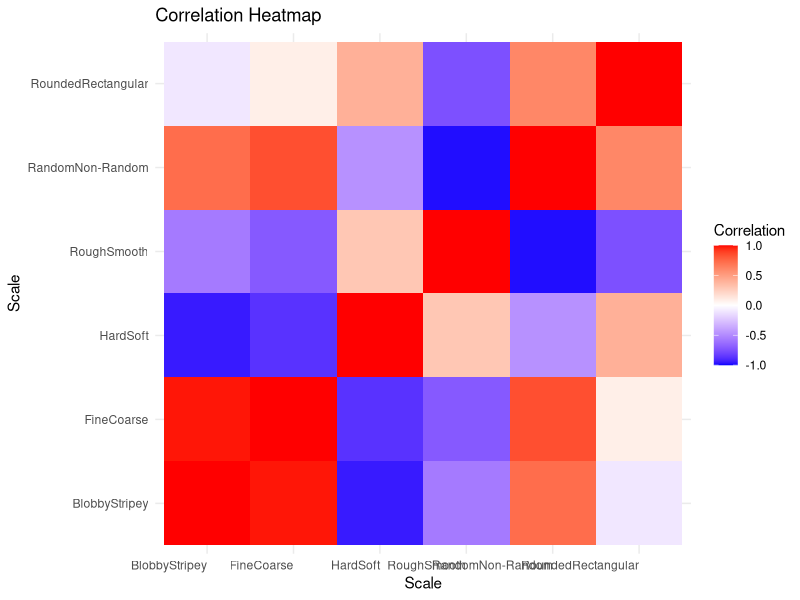
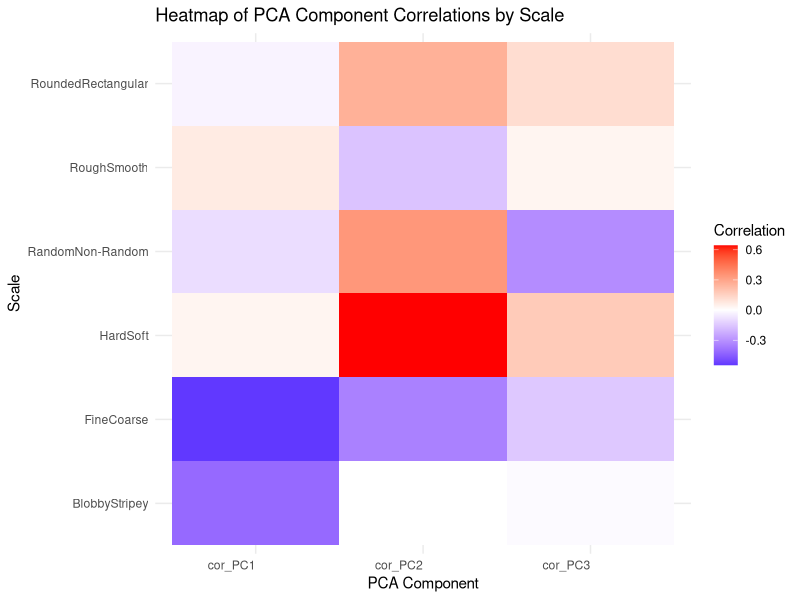

R code for these plots, in order:
#Housekeeping
rm(list = ls())
graphics.off()


#load libraries
library(tidyverse)
library(ggplot2)
library(skimr)
library(reshape2)

#load dimension scale rating data

scales <- read.csv("cleaned_texture_dimension_ratings.csv")

#load PCA coordinates
pca <- read.csv("3dimension_pca.csv")

#update image paths
pca$images <- str_replace(pca$images, "materials/imgs/", "images/")

#match pca columns in scales
scales <- scales %>% 
  mutate(images = image_path)

#add rescaled column
scales <- scales %>%
  mutate(RescaledResponse = ((response + 200) * 1)/400)

scales <- scales %>%
  group_by(scale, images) %>%
  mutate(avg_rating = mean(RescaledResponse, na.rm = TRUE)) %>%
  ungroup() 

#combine data 
data <- left_join(scales, pca, by = "images")

# Calculate the correlation between PCA components and avg_rating
correlations <- data %>%
  group_by(scale) %>%
  summarise(
    cor_PC1 = cor(PC1, avg_rating, use = "complete.obs"),
    cor_PC2 = cor(PC2, avg_rating, use = "complete.obs"),
    cor_PC3 = cor(PC3, avg_rating, use = "complete.obs")
  )



# Pivot the data so that each scale has a column of avg_rating values per image
reshaped_data <- data %>%
  pivot_wider(names_from = scale, values_from = avg_rating)

# Now reshaped_data has a column for each scale, with the avg_rating for each image
# If multiple scales for each image, this step will align them properly

# Remove unnecessary columns (subject_id, response, image_path, images, etc.)
data_for_corr <- reshaped_data %>%
  select(-subject_id, -response, -image_path, -images, -RescaledResponse, -PC1, -PC2, -PC3) %>%
  drop_na()  # Remove rows with any NA values (if any scale is missing for an image)

#calculate the correlation matrix for the scales
cor_matrix <- cor(data_for_corr, use = "complete.obs")  

#Print
print(cor_matrix)


#Plots
#scales with each other
# Set column and row names for the correlation matrix
colnames(cor_matrix) <- rownames(cor_matrix) <- c("BlobbyStripey", "FineCoarse", "HardSoft", "RoughSmooth", "RandomNon-Random", "RoundedRectangular")

# Reshape the matrix into a long format for ggplot
cor_matrix_long <- melt(cor_matrix)

# Plot the heatmap
ggplot(cor_matrix_long, aes(x = Var1, y = Var2, fill = value)) +
  geom_tile() + 
  scale_fill_gradient2(low = "blue", high = "red", mid = "white", midpoint = 0, limit = c(-1, 1), name = "Correlation") +
  theme_minimal() +
  theme(axis.text.x = element_text(angle = 0, hjust = 1, vjust = 1),
        axis.text.y = element_text(angle = 0, hjust = 1)) +
  labs(title = "Correlation Heatmap", x = "Scale", y = "Scale")

#Heatmap
#scales with PCAs
# Reshape the data for heatmap
correlations_melted <- melt(correlations, id.vars = "scale", variable.name = "PCA_Component", value.name = "Correlation")

# Plot the heatmap
ggplot(correlations_melted, aes(x = PCA_Component, y = scale, fill = Correlation)) +
  geom_tile() +
  scale_fill_gradient2(low = "blue", high = "red", mid = "white", midpoint = 0, name = "Correlation") +
  theme_minimal() +
  labs(title = "Heatmap of PCA Component Correlations by Scale",
       x = "PCA Component", 
       y = "Scale") +
  theme(axis.text.x = element_text(angle = 0, hjust = 1))

# #Bar
# # Convert correlations to long format for easier plotting
# correlations_long <- correlations %>%
#   pivot_longer(cols = starts_with("cor_PC"), 
#                names_to = "PCA_Component", 
#                values_to = "Correlation")
# 
# # Plot the correlations
# ggplot(correlations_long, aes(x = scale, y = Correlation, fill = PCA_Component)) +
#   geom_bar(stat = "identity", position = "dodge") +
#   facet_wrap(~ PCA_Component, scales = "free_y") +  # Create separate plots for each PCA component
#   theme_minimal() +
#   labs(title = "Correlation between PCA Components and Scale",
#        x = "Scale", 
#        y = "Correlation",
#        fill = "PCA Component") +
#   theme(axis.text.x = element_text(angle = 45, hjust = 1))

# Calculate correlations and p-values for PCA components and avg_rating
correlations2 <- data %>%
  group_by(scale) %>%
  summarise(
    cor_PC1 = cor(PC1, avg_rating, use = "complete.obs"),
    cor_PC2 = cor(PC2, avg_rating, use = "complete.obs"),
    cor_PC3 = cor(PC3, avg_rating, use = "complete.obs"),
    p_PC1 = cor.test(PC1, avg_rating)$p.value,
    p_PC2 = cor.test(PC2, avg_rating)$p.value,
    p_PC3 = cor.test(PC3, avg_rating)$p.value
  )

# Pivot data for correlation matrix
reshaped_data2 <- data %>%
  pivot_wider(names_from = scale, values_from = avg_rating)

# Remove unnecessary columns
data_for_corr2 <- reshaped_data2 %>%
  select(-subject_id, -response, -image_path, -images, -RescaledResponse, -PC1, -PC2, -PC3) %>%
  drop_na()  # Remove rows with any NA values
correlations2
